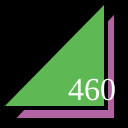
Frame 1 (no input)
Frame 60 (no input): identical to frame 1, image omitted
Frame 120 (the mouse pressed at the canvas centre since frame 60): identical to frame 1, image omitted

The p5.js sketch that drew this single still picture (run headless with seeded random() and noise() and a simulated clock; from frame 60 on, the mouse is pressed at the canvas centre):

// p5.js sketch
// ── sketch.js
function setup() {
  createCanvas(128,128);
}

function draw() {
  background(0);
  strokeWeight(4);
  fill(178, 100, 162);
  triangle(12,120,116,120,116,10);
  fill(94, 185, 84);
  triangle(0,108,106,108,106,0);
  fill(255);
  textSize(32);
  textFont("serif");
  text("460", 68, 100);
}
